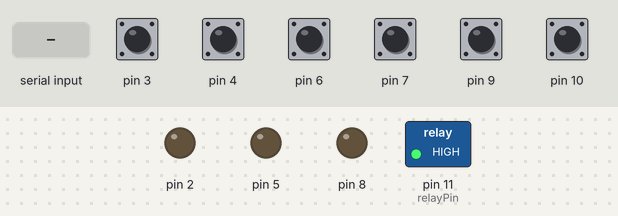
Recording of a sketch running on a simulated Arduino Uno, built with avr-gcc and run on an emulated ATmega328P. Parts: switched loads named in the sketch (green lamp = pin HIGH), output pins drawn as LEDs (lit = HIGH). The inputs (shaded band) are chosen by the test bench; at power-on: pin 3, pin 4, pin 6, pin 7, pin 9, pin 10 HIGH. What the sketch prints to the serial monitor is not drawn.

Above: at 0.1 s.
At 4.2 s:
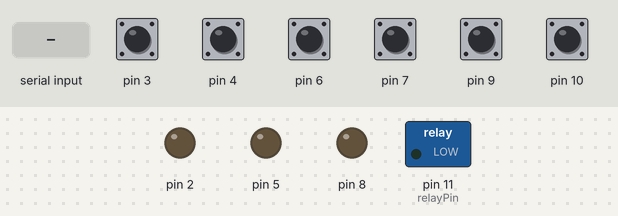
4.3 s: pin 3 pulled LOW for 0.15 s
5.9 s: pin 4 pulled LOW for 0.15 s
7.5 s: pin 6 pulled LOW for 1 s
10.0 s: pin 7 pulled LOW for 1 s
12.5 s: "?\n" received over Serial
14.0 s: pin 3 driven LOW and pin 4 driven LOW
Timing chart, 0 to 16.5 s (numbered marks = the images above; inputs shaded):
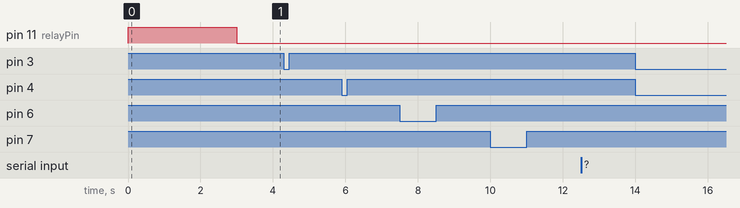

Measured:
- after the input at 4.3 s, every drawn part: stays the same
- after the input at 5.9 s, every drawn part: stays the same
- after the input at 7.5 s, every drawn part: stays the same
- after the input at 10.0 s, every drawn part: stays the same
- after the input at 12.5 s, every drawn part: stays the same
- after the input at 14.0 s, every drawn part: stays the same

The sketch:

sketch.ino
```cpp
#include "Arduino.h"
#include "DCMotor.h"
//
//parser stuff
enum parserState_t {
	WAITING_COMMAND,
	WAITING_MOTOR_DATA,
	WAITING_MOTOR_VALUE_MSB,
	WAITING_MOTOR_VALUE_LSB,
	WAITING_RELAY_VALUE,
	WAITING_CR,
	WAITING_LF
} _parserState_t;

enum command_t {
	COMMAND_NONE,
	COMMAND_MOTOR,
	COMMAND_RELAY
} _command_t;

enum sign_t {
	SIGN_NONE,
	SIGN_POSITIVE,
	SIGN_NEGATIVE
} _sign_t;

parserState_t parserState;
byte currentCommand;
byte currentSign;
byte currentValue;
int currentMotorValue;
int currentMotorNumber;
int currentRelayValue;


//global motor objects
DCMotor *motor1;
DCMotor *motor2;
DCMotor *motor3;

//relay stuff
int relayPin = 11;
enum relayPosition_t {
	RELAY_NONE,
	RELAY_ON,
	RELAY_OFF
} _relayPosition_t;
int relayPosition = RELAY_OFF;

void setup()
{

	//Start serial connection
	resetParser();
	Serial.begin(57600);
	//Relay pins
	pinMode(relayPin, OUTPUT);
	setRelayPosition(RELAY_OFF);

	//Initialize dcmotors
	motor3 = new DCMotor(8, 9, 10, 3);
	motor2 = new DCMotor(5, 6, 7, 2);
	motor1 = new DCMotor(2, 3, 4, 1);


	//Wait a moment
	delay(3000);

	//Close relay to power up motor drivers
	setRelayPosition(RELAY_ON);
	//
}

void resetParser(){
	parserState = WAITING_COMMAND;
	currentCommand = COMMAND_NONE;
	currentSign = SIGN_NONE;
	currentMotorValue = 0;
	currentMotorNumber = 0;
	currentRelayValue = RELAY_NONE;
}

void setRelayPosition(int pos) {
	int pinval;
	if(pos == RELAY_ON) {
		digitalWrite(relayPin, LOW);
		relayPosition = pos;
	} else if(pos == RELAY_OFF) {
		digitalWrite(relayPin, HIGH );
		relayPosition = pos;
	}
}

void loop()
{
	//update sensorstates
	motor1->Update();
	motor2->Update();
	motor3->Update();

	//check incoming serial data
	while(Serial.available() > 0) {
		byte inByte = Serial.read();
		switch(parserState) {
			case WAITING_COMMAND:
				if(inByte == 'M') {
					currentCommand = COMMAND_MOTOR;
					parserState = WAITING_MOTOR_VALUE_MSB;
				} else if(inByte == 'R') {
					currentCommand = COMMAND_RELAY;
					parserState = WAITING_RELAY_VALUE;
				} else if(inByte == '?') {
					Serial.print("s1");
					Serial.print(motor1->_state);
					Serial.print("s2");
					Serial.print(motor2->_state);
					Serial.print("s3");
					Serial.print(motor3->_state);
					resetParser();
				} else {
					resetParser();
				}
				break;
			case WAITING_MOTOR_VALUE_MSB:
				if((inByte & 0x80) == 0) {//check if bit 7 is 0
					currentMotorValue = static_cast<int>(inByte & 0x07) << 7;
					//Serial.write(1);
					//Serial.println(currentMotorValue);
					currentMotorNumber = static_cast<int>(inByte & 0x70) >> 4;
					if(inByte & 0x08) {
						currentSign = SIGN_NEGATIVE;
					} else {
						currentSign = SIGN_POSITIVE;
					}
					parserState = WAITING_MOTOR_VALUE_LSB;
				} else {
					resetParser();
				}
				break;
			case WAITING_MOTOR_VALUE_LSB:
				if((inByte & 0x80) == 0) {//check if bit 7 is 0
					currentMotorValue = currentMotorValue | static_cast<int>(inByte);
					//Serial.write(2);
					//Serial.print(currentMotorValue);
					parserState = WAITING_CR;
				} else {
					resetParser();
				}
				break;
			case WAITING_RELAY_VALUE:
				if(inByte == 0) {
					currentRelayValue = RELAY_OFF;
					parserState = WAITING_CR;
				} else if(inByte == 1) {
					currentRelayValue = RELAY_ON;
					parserState = WAITING_CR;
				} else {
					resetParser();
				}
				break;
			case WAITING_CR:
				if(inByte == 13) {
					parserState = WAITING_LF;
				} else {
					resetParser();
				}
				break;
			case WAITING_LF:
				if(inByte == 10) {
					if(currentCommand == COMMAND_MOTOR) {
						int speed = currentMotorValue;
						if(currentSign == SIGN_NEGATIVE) {
							//Serial.write(3);
							speed = -speed;
						} else {
							//Serial.write(4);
						}
						if(currentMotorNumber == 1) {
							///Serial.write(5);
							//Serial.println(speed);
							motor1->SetSpeed(speed);
						} else if(currentMotorNumber == 2) {
							//Serial.write(6);
							//Serial.print(speed);
							motor2->SetSpeed(speed);
						} else if(currentMotorNumber == 3) {
							//Serial.write(6);
							//Serial.print(speed);
							motor3->SetSpeed(speed);
						}
					} else if(currentCommand = COMMAND_RELAY) {
						setRelayPosition(currentRelayValue);
					}
				}
				resetParser();
				break;
			default:
				resetParser();
		}
		delay(1);
	}
	//Motor speed message:
	//'M' 0xxxynnn 0nnnnnnn 13 10 --  y = sign bit, x = motor number bytes, n = motor value bytes
	//
	//Power relay message:
	//'R' '0'|'1' 13 10
}
```

DCMotor.cpp
```cpp
#include "DCMotor.h"

DCMotor::DCMotor(int pulsePin, int topStopButtonPin, int bottomStopButtonPin, int number) :
	_pulsePin(pulsePin),
	_topStopButtonPin(topStopButtonPin),
	_bottomStopButtonPin(bottomStopButtonPin),
	_number(number),
	_speed(0)
{
	//init pins
	pinMode(_pulsePin, OUTPUT);
	pinMode(_topStopButtonPin, INPUT_PULLUP);
	pinMode(_bottomStopButtonPin, INPUT_PULLUP);
	Update();
}

bool DCMotor::_isBlocked(int speed) {
	bool result = false;

	//we can always stop
	if(speed != 0) {
		//negative speed is L direction, or down
		//if it is to be set to R direction (positive values)
		if(speed > 0) {//going upwards
			//and the R direction sensor value is PRESSED
			if(_state == STATE_AT_TOP) {
				result = true;//is blocked indeed
			}
		} else if(speed < 0) {//going downwards
			//if is to be set to L direction (negative values), or down direction
			//and the L button is pressed
			if(_state == STATE_AT_BOTTOM) {
				result = true;
			}
		}
	}
	return result;
}

void DCMotor::SetSpeed(int speed) {
	int waitTime;
	if(!_isBlocked(speed)) {
		if(speed < -512)
			speed = -512;
		if(speed > 512)
			speed = 512;
		_speed = speed;
		waitTime = map(speed, -512, 512, 1000, 2000);
		digitalWrite(_pulsePin, HIGH);
		delayMicroseconds(waitTime);
		digitalWrite(_pulsePin, LOW);
	}
}

void DCMotor::Stop() {
	SetSpeed(0);
}

void DCMotor::Update() {
	_readButtons();
	int newState;
	if(_topStopButton == BUTTON_PRESSED)
	{
		if(_state == STATE_GOING_UP) {
			Stop();
		}
		newState = STATE_AT_TOP;
	} else if(_bottomStopButton == BUTTON_PRESSED) {
		if(_state == STATE_GOING_DOWN) {
			Stop();
		}
		newState = STATE_AT_BOTTOM;
	} else {
		if(_speed == 0) {
			newState = STATE_STOPPED;
		} else if(_speed > 0) {
			newState = STATE_GOING_UP;
		} else if(_speed < 0) {
			newState = STATE_GOING_DOWN;
		}
	}
	//check if state has changed
	if(_state != newState) {
		_state = newState;
		Serial.print("s");
		Serial.print(_number);
		Serial.print(_state);
	}
}

direction_t DCMotor::GetDirection() {
	direction_t result = DIRECTION_UP;
	if(_speed < 0)
		result = DIRECTION_DOWN;
	return result;
}

void DCMotor::_readButtons()
{
	int newTopVal;
	int newBottomVal;
	newTopVal = digitalRead(_topStopButtonPin);
	newBottomVal= digitalRead(_bottomStopButtonPin);
	if(newTopVal != _topStopButton) {
		_topStopButton = newTopVal;
		Serial.print("bT");
		Serial.print(_number);
		Serial.print(_topStopButton);
	}
	if(newBottomVal != _bottomStopButton) {
		_bottomStopButton = newBottomVal;
		Serial.print("bB");
		Serial.print(_number);
		Serial.print(_bottomStopButton);
	}
	//_topStopButton = digitalRead(_topStopButtonPin);
	//_bottomStopButton = digitalRead(_bottomStopButtonPin);
}
```

DCMotor.h
```cpp
#ifndef DC_MOTOR_H
#define DC_MOTOR_H

#include "Arduino.h"

enum direction_t {
	DIRECTION_UP,
	DIRECTION_DOWN
};

enum buttonState_t {
	BUTTON_RELEASED = HIGH,
	BUTTON_PRESSED = LOW
};

enum motorState_t {
	STATE_AT_TOP,
	STATE_AT_BOTTOM,
	STATE_STOPPED,
	STATE_GOING_UP,
	STATE_GOING_DOWN
};

class DCMotor
{
	public:
		DCMotor(int, int, int, int);
		~DCMotor() {};
		void SetSpeed(int speed);
		void Stop();
		void Update();
		int _state;
		direction_t GetDirection();
	private:
		int _speed;
		int _number;
		bool _isBlocked(int speed);
		void _readButtons();
		int _pulsePin;
		int _topStopButtonPin;
		int _bottomStopButtonPin;
		int _topStopButton;
		int _bottomStopButton;
};

#endif
```
